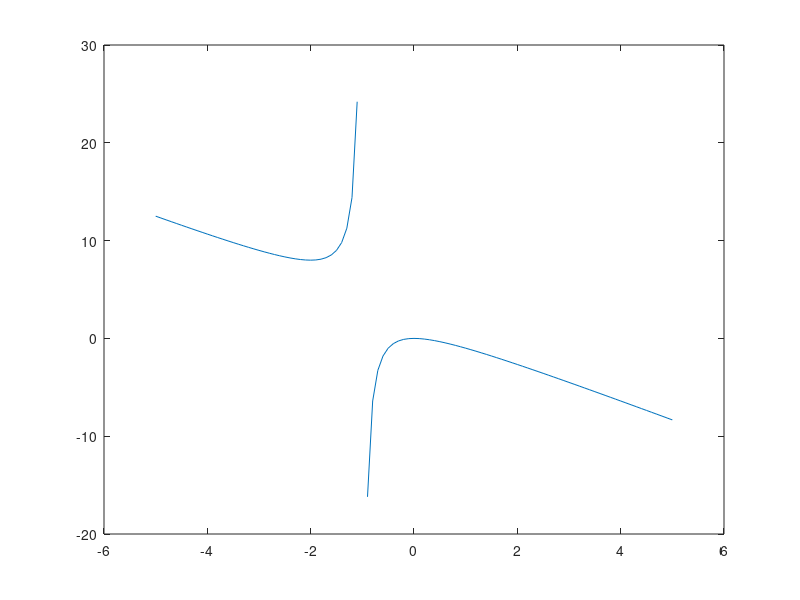
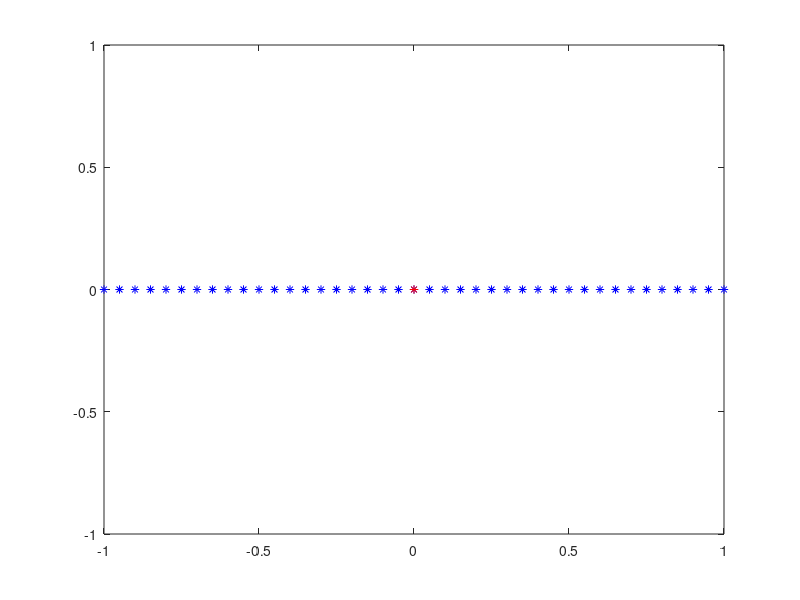

Source code (MATLAB) for these figures, in order:


%The type of the bifuraction...

G = 1;
f  = 1;
k = 2;
p = 2;

n = -5:0.1:5;

for i = 1:length(n)
dn(i) = G*n(i)*(p/(G*n(i)+f)) - k*n(i);
end

figure(1)
plot(n,dn)

pc = k*f/G
p = 0:0.1:2*pc;

figure(2)
for i = 1:length(p)
   nTwo = (G*p(i)-f*k)/k*G
   plot(nTwo,0,'b*')
   hold on
end
plot(0,0,'r*')

%Its a transcritical bifurcation.
